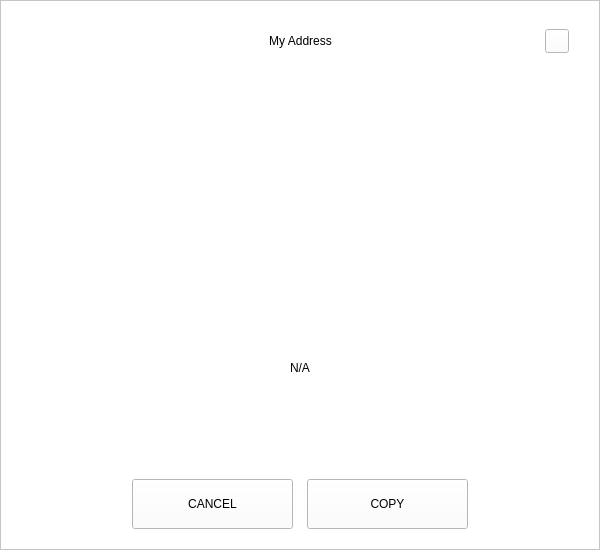
<?xml version="1.0" encoding="UTF-8"?>
<ui version="4.0">
 <class>ReceiveDialog</class>
 <widget class="QDialog" name="ReceiveDialog">
  <property name="geometry">
   <rect>
    <x>0</x>
    <y>0</y>
    <width>600</width>
    <height>550</height>
   </rect>
  </property>
  <property name="windowTitle">
   <string>Dialog</string>
  </property>
  <property name="styleSheet">
   <string notr="true">background:white;</string>
  </property>
  <layout class="QVBoxLayout" name="verticalLayout_2">
   <property name="spacing">
    <number>0</number>
   </property>
   <property name="leftMargin">
    <number>0</number>
   </property>
   <property name="topMargin">
    <number>0</number>
   </property>
   <property name="rightMargin">
    <number>0</number>
   </property>
   <property name="bottomMargin">
    <number>0</number>
   </property>
   <item>
    <widget class="QFrame" name="frameContainer">
     <property name="frameShape">
      <enum>QFrame::StyledPanel</enum>
     </property>
     <property name="frameShadow">
      <enum>QFrame::Raised</enum>
     </property>
     <layout class="QVBoxLayout" name="verticalLayout">
      <property name="spacing">
       <number>0</number>
      </property>
      <property name="leftMargin">
       <number>30</number>
      </property>
      <property name="topMargin">
       <number>20</number>
      </property>
      <property name="rightMargin">
       <number>30</number>
      </property>
      <property name="bottomMargin">
       <number>20</number>
      </property>
      <item>
       <layout class="QHBoxLayout" name="horizontalLayout_3">
        <property name="spacing">
         <number>0</number>
        </property>
        <item>
         <spacer name="horizontalSpacer_21">
          <property name="orientation">
           <enum>Qt::Horizontal</enum>
          </property>
          <property name="sizeHint" stdset="0">
           <size>
            <width>40</width>
            <height>20</height>
           </size>
          </property>
         </spacer>
        </item>
        <item>
         <widget class="QLabel" name="labelTitle">
          <property name="minimumSize">
           <size>
            <width>0</width>
            <height>40</height>
           </size>
          </property>
          <property name="maximumSize">
           <size>
            <width>16777215</width>
            <height>40</height>
           </size>
          </property>
          <property name="styleSheet">
           <string notr="true">padding-left:24px;</string>
          </property>
          <property name="text">
           <string>My Address</string>
          </property>
          <property name="alignment">
           <set>Qt::AlignCenter</set>
          </property>
          <property name="margin">
           <number>7</number>
          </property>
         </widget>
        </item>
        <item>
         <spacer name="horizontalSpacer">
          <property name="orientation">
           <enum>Qt::Horizontal</enum>
          </property>
          <property name="sizeHint" stdset="0">
           <size>
            <width>40</width>
            <height>20</height>
           </size>
          </property>
         </spacer>
        </item>
        <item>
         <widget class="QPushButton" name="btnEsc">
          <property name="minimumSize">
           <size>
            <width>24</width>
            <height>24</height>
           </size>
          </property>
          <property name="maximumSize">
           <size>
            <width>24</width>
            <height>24</height>
           </size>
          </property>
          <property name="focusPolicy">
           <enum>Qt::NoFocus</enum>
          </property>
          <property name="text">
           <string/>
          </property>
         </widget>
        </item>
       </layout>
      </item>
      <item>
       <spacer name="verticalSpacer">
        <property name="orientation">
         <enum>Qt::Vertical</enum>
        </property>
        <property name="sizeType">
         <enum>QSizePolicy::Fixed</enum>
        </property>
        <property name="sizeHint" stdset="0">
         <size>
          <width>20</width>
          <height>20</height>
         </size>
        </property>
       </spacer>
      </item>
      <item alignment="Qt::AlignHCenter">
       <widget class="QLabel" name="labelQrImg">
        <property name="minimumSize">
         <size>
          <width>260</width>
          <height>260</height>
         </size>
        </property>
        <property name="maximumSize">
         <size>
          <width>260</width>
          <height>260</height>
         </size>
        </property>
        <property name="text">
         <string/>
        </property>
        <property name="alignment">
         <set>Qt::AlignCenter</set>
        </property>
       </widget>
      </item>
      <item>
       <spacer name="verticalSpacer_2">
        <property name="orientation">
         <enum>Qt::Vertical</enum>
        </property>
        <property name="sizeType">
         <enum>QSizePolicy::Fixed</enum>
        </property>
        <property name="sizeHint" stdset="0">
         <size>
          <width>20</width>
          <height>20</height>
         </size>
        </property>
       </spacer>
      </item>
      <item alignment="Qt::AlignHCenter">
       <widget class="QLabel" name="labelAddress">
        <property name="text">
         <string notr="true">N/A</string>
        </property>
       </widget>
      </item>
      <item>
       <spacer name="verticalSpacer_3">
        <property name="orientation">
         <enum>Qt::Vertical</enum>
        </property>
        <property name="sizeType">
         <enum>QSizePolicy::Expanding</enum>
        </property>
        <property name="sizeHint" stdset="0">
         <size>
          <width>20</width>
          <height>20</height>
         </size>
        </property>
       </spacer>
      </item>
      <item>
       <layout class="QHBoxLayout" name="horizontalLayout" stretch="1,2,2,1">
        <property name="spacing">
         <number>14</number>
        </property>
        <property name="leftMargin">
         <number>20</number>
        </property>
        <property name="rightMargin">
         <number>20</number>
        </property>
        <item>
         <spacer name="horizontalSpacer1">
          <property name="orientation">
           <enum>Qt::Horizontal</enum>
          </property>
          <property name="sizeHint" stdset="0">
           <size>
            <width>40</width>
            <height>20</height>
           </size>
          </property>
         </spacer>
        </item>
        <item>
         <widget class="QPushButton" name="btnCancel">
          <property name="minimumSize">
           <size>
            <width>0</width>
            <height>50</height>
           </size>
          </property>
          <property name="focusPolicy">
           <enum>Qt::NoFocus</enum>
          </property>
          <property name="text">
           <string>CANCEL</string>
          </property>
         </widget>
        </item>
        <item>
         <widget class="QPushButton" name="btnSave">
          <property name="minimumSize">
           <size>
            <width>0</width>
            <height>50</height>
           </size>
          </property>
          <property name="focusPolicy">
           <enum>Qt::NoFocus</enum>
          </property>
          <property name="text">
           <string>COPY</string>
          </property>
         </widget>
        </item>
        <item>
         <spacer name="horizontalSpacer_2">
          <property name="orientation">
           <enum>Qt::Horizontal</enum>
          </property>
          <property name="sizeHint" stdset="0">
           <size>
            <width>40</width>
            <height>20</height>
           </size>
          </property>
         </spacer>
        </item>
       </layout>
      </item>
     </layout>
    </widget>
   </item>
  </layout>
 </widget>
 <resources/>
 <connections/>
</ui>
